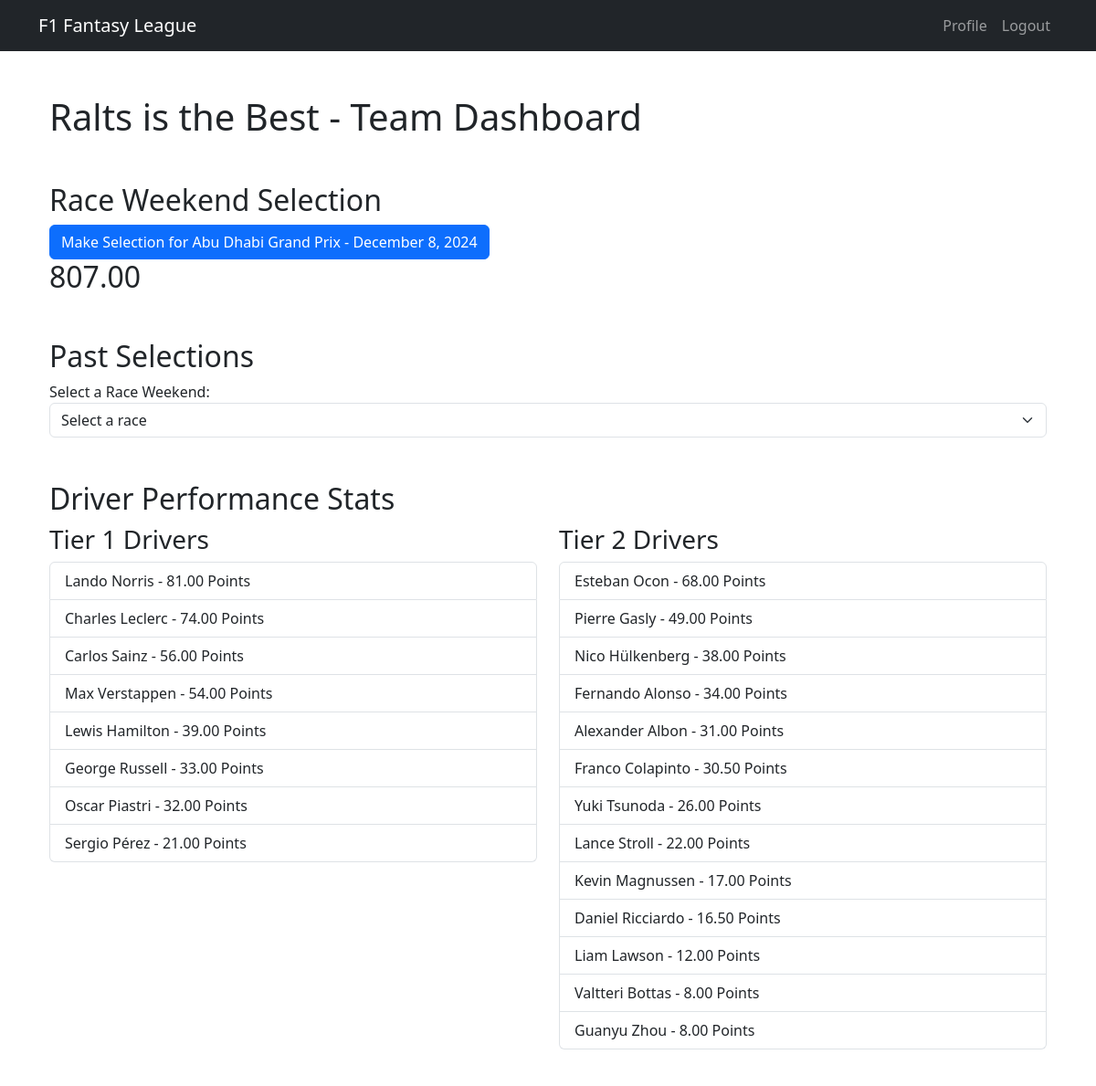
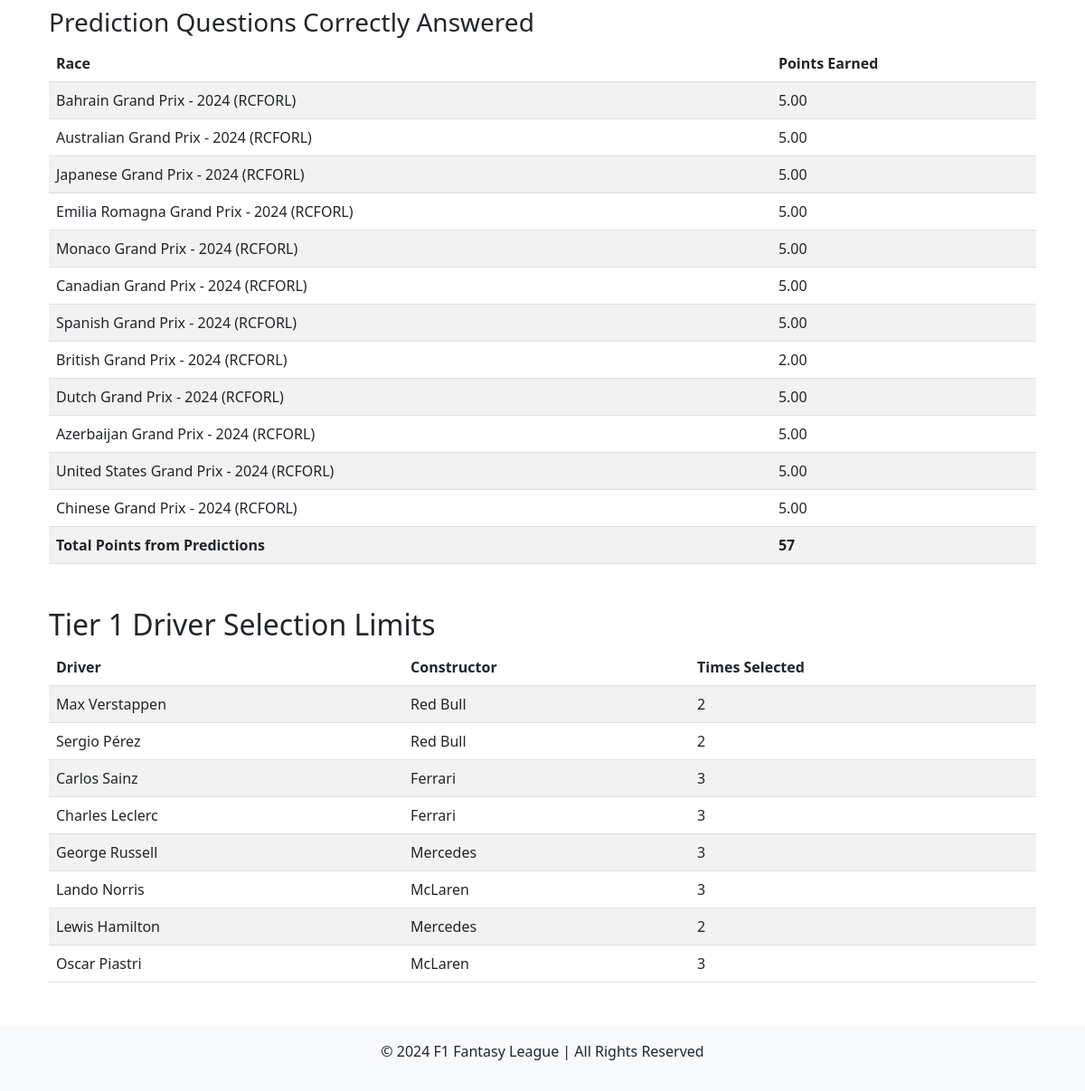
The app's page /league/1/team/1/ (signed in) with its own data (2 pictures, top to bottom).
### league/models.py (models this page shows, shortened)
class Team(models.Model):
    user = models.ForeignKey(User, on_delete=models.CASCADE, related_name="teams")
    league = models.ForeignKey(League, on_delete=models.CASCADE, related_name="leagues")
    name = models.CharField(max_length=100)
    class Meta:
        unique_together = ('user', 'league')

class Race(models.Model):
    template = models.ForeignKey(RaceTemplate, on_delete=models.CASCADE, blank=True, null=True,related_name="races")
    league = models.ForeignKey(League, on_delete=models.CASCADE,blank=True, null=True, related_name="races")
    lineup_deadline = models.DateTimeField(blank=True, null=True)
    def __str__(self):
        return f"{self.template.name} - {self.template.season} ({self.league.name})"

class RaceTemplate(models.Model):
    name = models.CharField(max_length=100)
    date = models.DateField()
    location = models.CharField(max_length=100)
    season = models.IntegerField(default=2024)  # For example, the 2024 season
    round = models.IntegerField()  # The round of the race in the season
    circuit = models.CharField(max_length=300, blank=True, null=True)
    class Meta:
        unique_together = ('season', 'round')  # Ensures unique race templates per season and round

class Driver(models.Model):
    driver_id = models.CharField(max_length=100, unique=True, null=True, blank=True)
    name = models.CharField(max_length=100)
    nationality = models.CharField(max_length=50, null=True, blank=True)
    constructor = models.ForeignKey(Constructor, on_delete=models.SET_NULL, null=True, blank=True, related_name="drivers")
    tier = models.IntegerField(null=True, blank=True, default=None)  # Placeholder default
    price = models.IntegerField(default=1)

class PredictionAnswer(models.Model):
    team = models.ForeignKey(Team, on_delete=models.CASCADE, related_name='prediction_answers')
    prediction_question = models.ForeignKey(PredictionQuestion, on_delete=models.CASCADE, related_name='answers')
    answer = models.CharField(max_length=255)
    points_earned = models.DecimalField(max_digits=5, decimal_places=2, default=Decimal('5.0'))
    is_correct = models.BooleanField(default=False)

class PredictionQuestion(models.Model):
    race = models.OneToOneField(Race, on_delete=models.CASCADE, related_name='prediction_question')
    question_text = models.CharField(max_length=255)
    question_type = models.CharField(max_length=50, choices=[('text', 'Text'), ('multiple_choice', 'Multiple Choice')])
    options = models.JSONField(blank=True, null=True)  # Only for multiple-choice questions
    points_awarded = models.DecimalField(max_digits=5, decimal_places=2, default=Decimal('5.0'))
    correct_answer = models.CharField(max_length=255, blank=True, null=True)  # Expected answer to compare

class League(models.Model):
    name = models.CharField(max_length=100)
    season = models.IntegerField()
    users = models.ManyToManyField(User, related_name="leagues")  # New field for users in a league

class Constructor(models.Model):
    name = models.CharField(max_length=100, unique=True)
    standing = models.IntegerField(blank=True, null=True)  # Current standing in the season

### league/views.py (the view)
# urls.py: path('league/<int:league_id>/team/<int:team_id>/', views.team_view, name='team_view'),
@login_required
def team_view(request, league_id, team_id):
    team = get_object_or_404(Team, id=team_id, league__id=league_id, user=request.user)
    league = team.league
    leagues = League.objects.filter(users=request.user)
    next_race = (
        Race.objects
        .filter(league__in=leagues, template__date__gte=timezone.now().date())
        .select_related('template')
        .order_by('template__date')
        .first()
    )
    past_selections = TeamSelection.objects.filter(
        team=team,
        race__template__date__lt=timezone.now().date()
    ).order_by('-race__template__date')
    tier_1_driver_points = {}
    tier_2_driver_points = {}
    for selection in past_selections:
        driver_sessions_points = calculate_driver_session_points(selection)
        for session in driver_sessions_points:
            driver = session['driver']
            driver_points = session['total_points']  # Total points for the current driver in this selection
            if driver.tier == 1:
                if driver not in tier_1_driver_points:
                    tier_1_driver_points[driver] = driver_points
                else:
                    tier_1_driver_points[driver] += driver_points
            elif driver.tier == 2:
                if driver not in tier_2_driver_points:
                    tier_2_driver_points[driver] = driver_points
                else:
                    tier_2_driver_points[driver] += driver_points
    sorted_tier_1_drivers = sorted(
        [{'driver': driver, 'points': points} for driver, points in tier_1_driver_points.items()],
        key=lambda x: x['points'],
        reverse=True
    )
    sorted_tier_2_drivers = sorted(
        [{'driver': driver, 'points': points} for driver, points in tier_2_driver_points.items()],
        key=lambda x: x['points'],
        reverse=True
    )
    correct_predictions = PredictionAnswer.objects.filter(
        team=team,
        is_correct=True
    ).annotate(total_points=Sum('points_earned'))
    total_prediction_points = correct_predictions.aggregate(
        total=Sum('points_earned')
    )['total'] or Decimal('0.0')
    tier_1_drivers = Driver.objects.filter(tier=1)
    tier_1_selection_counts = {
        driver: TeamSelection.objects.filter(team=team, drivers=driver).count()
        for driver in tier_1_drivers
    }
    team_total_points = (
        sum(driver['points'] for driver in sorted_tier_1_drivers) +
        sum(driver['points'] for driver in sorted_tier_2_drivers) +
        total_prediction_points
    )
    return render(request, 'league/team.html', {
        'team': team,
        'league': league,
        'next_race': next_race,
        'past_selections': past_selections,
        'top_drivers': sorted_tier_1_drivers,
        'worst_drivers': sorted_tier_2_drivers,
        'tier_1_selection_counts': tier_1_selection_counts,
        'correct_predictions': correct_predictions,
        'total_prediction_points': total_prediction_points,
        'team_total_points': team_total_points,  # For total display
    })

### league/utils.py (called while the page is built)
def get_base_points(position, session_type):
    points_dict = FIA_POINTS_SPRINT if session_type == 'Sprint' else FIA_POINTS
    return points_dict.get(position, Decimal('0.0'))

def calculate_session_points(result, driver, session_type, race=None):
    session_points = Decimal('0.0')
    if not result:
        return session_points
    if session_type == 'Qualifying':
        if result.position <= 10:
            session_points += Decimal('2.0')
        if result.position == 1:
            session_points += Decimal('3.0')
    elif session_type in ['Sprint', 'Race']:
        base_points = get_base_points(result.position, session_type)
        session_points += adjust_points_by_tier(driver, base_points, session_type, result, race)
        if result.fastest_lap and 1 <= result.position <= 10:
            session_points += Decimal('1.0')
    return session_points

def calculate_driver_session_points(selection):
    driver_points_list = []
    for driver in selection.drivers.all():
        points_breakdown = {}
        total_points = Decimal('0.00')
        for session_type in ['Qualifying', 'Sprint', 'Race']:
            result = RaceResult.objects.filter(race=selection.race, driver=driver, session_type=session_type).first()
            session_points = calculate_session_points(result, driver, session_type, selection.race)
            points_breakdown[session_type] = session_points
            total_points += session_points
        driver_points_list.append({
            'driver': driver,
            'points_breakdown': points_breakdown,
            'total_points': total_points
        })
    return driver_points_list

### league/templates/league/team.html (shortened to what this page needs)
{% extends 'league/base.html' %}
{% block content %}
<div class="container mt-4">
    <h1>{{ team.name }} - Team Dashboard</h1>
    <section class="mt-5">
        <h2>Race Weekend Selection</h2>
        {% if next_race %}
            <a href="{% url 'race_selection' league_id=league.id team_id=team.id pk=next_race.id %}" class="btn btn-primary">
                Make Selection for {{ next_race.template.name  }} - {{ next_race.template.date|date:"F j, Y" }}
            </a>
        {% else %}
            <p>No upcoming race weekends at the moment.</p>
        {% endif %}
    </section>
    <h2>{{ team_total_points }}</h2>
    <section class="mt-5">
        <h2>Past Selections</h2>
        {% if past_selections %}
            <label for="raceSelectionDropdown">Select a Race Weekend:</label>
            <select id="raceSelectionDropdown" class="form-select">
                <option value="">Select a race</option>
            </select>
        {% else %}
            <p>No past race weekend selections yet.</p>
        {% endif %}
    </section>
    <section class="mt-5">
        <h2>Driver Performance Stats</h2>
        <div class="row">
            <div class="col-md-6">
                <h3>Tier 1 Drivers</h3>
                {% if top_drivers %}
                    <ul class="list-group">
                        {% for driver_info in top_drivers %}
                            <li class="list-group-item">
                                {{ driver_info.driver.name }} - {{ driver_info.points }} Points
                            </li>
                        {% endfor %}
                    </ul>
                {% else %}
                    <p>No performance data available.</p>
                {% endif %}
            </div>
            <div class="col-md-6">
                <h3>Tier 2 Drivers</h3>
                {% if worst_drivers %}
                    <ul class="list-group">
                        {% for driver_info in worst_drivers %}
                            <li class="list-group-item">
                                {{ driver_info.driver.name }} - {{ driver_info.points }} Points
                            </li>
                        {% endfor %}
                    </ul>
                {% else %}
                    <p>No performance data available.</p>
                {% endif %}
            </div>
        </div>
    </section>
    <section class="mt-5">
        <h3>Prediction Questions Correctly Answered</h3>
        <table class="table table-striped">
            <thead>
                <tr>
                    <th>Race</th>
                    <th>Points Earned</th>
                </tr>
            </thead>
            <tbody>
                {% for prediction in correct_predictions %}
                <tr>
                    <td>{{ prediction.prediction_question.race }}</td>
                    <td>{{ prediction.points_earned }}</td>
                </tr>
                {% endfor %}
                <tr>
                    <th colspan="1">Total Points from Predictions</th>
                    <td><strong>{{ total_prediction_points }}</strong></td>
                </tr>
            </tbody>
        </table>
    </section>
    <section class="mt-5">
        <h2>Tier 1 Driver Selection Limits</h2>
        <table class="table table-striped">
            <thead>
                <tr>
                    <th>Driver</th>
                    <th>Constructor</th>
                    <th>Times Selected</th>
                </tr>
            </thead>
            <tbody>
                {% for driver, count in tier_1_selection_counts.items %}
                    <tr>
                        <td>{{ driver.name }}</td>
                        <td>{{ driver.constructor.name }}</td>
                        <td>{{ count }}</td>
                    </tr>
                {% endfor %}
            </tbody>
        </table>
    </section>
</div>
{% endblock %}

### league/templates/league/base.html (shortened to what this page needs)
<!DOCTYPE html>
<html lang="en">
<head>
    <link href="https://cdn.jsdelivr.net/npm/bootstrap@5.3.0-alpha1/dist/css/bootstrap.min.css" rel="stylesheet">
</head>
<body>
    <header>
        <nav class="navbar navbar-expand-lg navbar-dark bg-dark">
            <div class="container">
                <a class="navbar-brand" href="{% url 'home_view' %}">F1 Fantasy League</a>
                <div class="collapse navbar-collapse" id="navbarNav">
                    <ul class="navbar-nav ms-auto">
                        {% if user.is_authenticated %}
                            <li class="nav-item">
                                <a class="nav-link" href="{% url 'profile' %}">Profile</a>
                            </li>
                            <li class="nav-item">
                                <a class="nav-link btn btn-outline-light btn-sm" href="{% url 'logout' %}">Logout</a>
                            </li>
                        {% endif %}
                    </ul>
                </div>
            </div>
        </nav>
    </header>
    <main class="container my-5">
        {% block content %}{% endblock %}
    </main>
    <footer class="bg-light text-center py-3">
        <p>&copy; 2024 F1 Fantasy League | All Rights Reserved</p>
    </footer>
</body>
</html>

### records on screen
Team: name "Ralts is the Best"
Race: template.name "Abu Dhabi Grand Prix", template "December 8, 2024"
Driver: driver.name "Lando Norris", points "81.00", name "Lando Norris", constructor.name "McLaren", count "3"
Driver: driver.name "Charles Leclerc", points "74.00", name "Charles Leclerc", constructor.name "Ferrari", count "3"
Driver: driver.name "Carlos Sainz", points "56.00", name "Carlos Sainz", constructor.name "Ferrari", count "3"
Driver: driver.name "Max Verstappen", points "54.00", name "Max Verstappen", constructor.name "Red Bull", count "2"
Driver: driver.name "Lewis Hamilton", points "39.00", name "Lewis Hamilton", constructor.name "Mercedes", count "2"
Driver: driver.name "George Russell", points "33.00", name "George Russell", constructor.name "Mercedes", count "3"
Driver: driver.name "Oscar Piastri", points "32.00", name "Oscar Piastri", constructor.name "McLaren", count "3"
Driver: driver.name "Sergio Pérez", points "21.00", name "Sergio Pérez", constructor.name "Red Bull", count "2"
Driver: driver.name "Esteban Ocon", points "68.00"
Driver: driver.name "Pierre Gasly", points "49.00"
Driver: driver.name "Nico Hülkenberg", points "38.00"
Driver: driver.name "Fernando Alonso", points "34.00"
Driver: driver.name "Alexander Albon", points "31.00"
Driver: driver.name "Franco Colapinto", points "30.50"
Driver: driver.name "Yuki Tsunoda", points "26.00"
Driver: driver.name "Lance Stroll", points "22.00"
Driver: driver.name "Kevin Magnussen", points "17.00"
Driver: driver.name "Daniel Ricciardo", points "16.50"
Driver: driver.name "Liam Lawson", points "12.00"
Driver: driver.name "Valtteri Bottas", points "8.00"
Driver: driver.name "Guanyu Zhou", points "8.00"
PredictionAnswer: prediction_question.race "Bahrain Grand Prix - 2024 (RCFORL)", points_earned "5.00"
PredictionAnswer: prediction_question.race "Australian Grand Prix - 2024 (RCFORL)", points_earned "5.00"
PredictionAnswer: prediction_question.race "Japanese Grand Prix - 2024 (RCFORL)", points_earned "5.00"
PredictionAnswer: prediction_question.race "Emilia Romagna Grand Prix - 2024 (RCFORL)", points_earned "5.00"
PredictionAnswer: prediction_question.race "Monaco Grand Prix - 2024 (RCFORL)", points_earned "5.00"
PredictionAnswer: prediction_question.race "Canadian Grand Prix - 2024 (RCFORL)", points_earned "5.00"
PredictionAnswer: prediction_question.race "Spanish Grand Prix - 2024 (RCFORL)", points_earned "5.00"
PredictionAnswer: prediction_question.race "British Grand Prix - 2024 (RCFORL)", points_earned "2.00"
PredictionAnswer: prediction_question.race "Dutch Grand Prix - 2024 (RCFORL)", points_earned "5.00"
PredictionAnswer: prediction_question.race "Azerbaijan Grand Prix - 2024 (RCFORL)", points_earned "5.00"
PredictionAnswer: prediction_question.race "United States Grand Prix - 2024 (RCFORL)", points_earned "5.00"
PredictionAnswer: prediction_question.race "Chinese Grand Prix - 2024 (RCFORL)", points_earned "5.00"

### other values on screen
{{ team_total_points }} "807.00"
{{ total_prediction_points }} "57"
